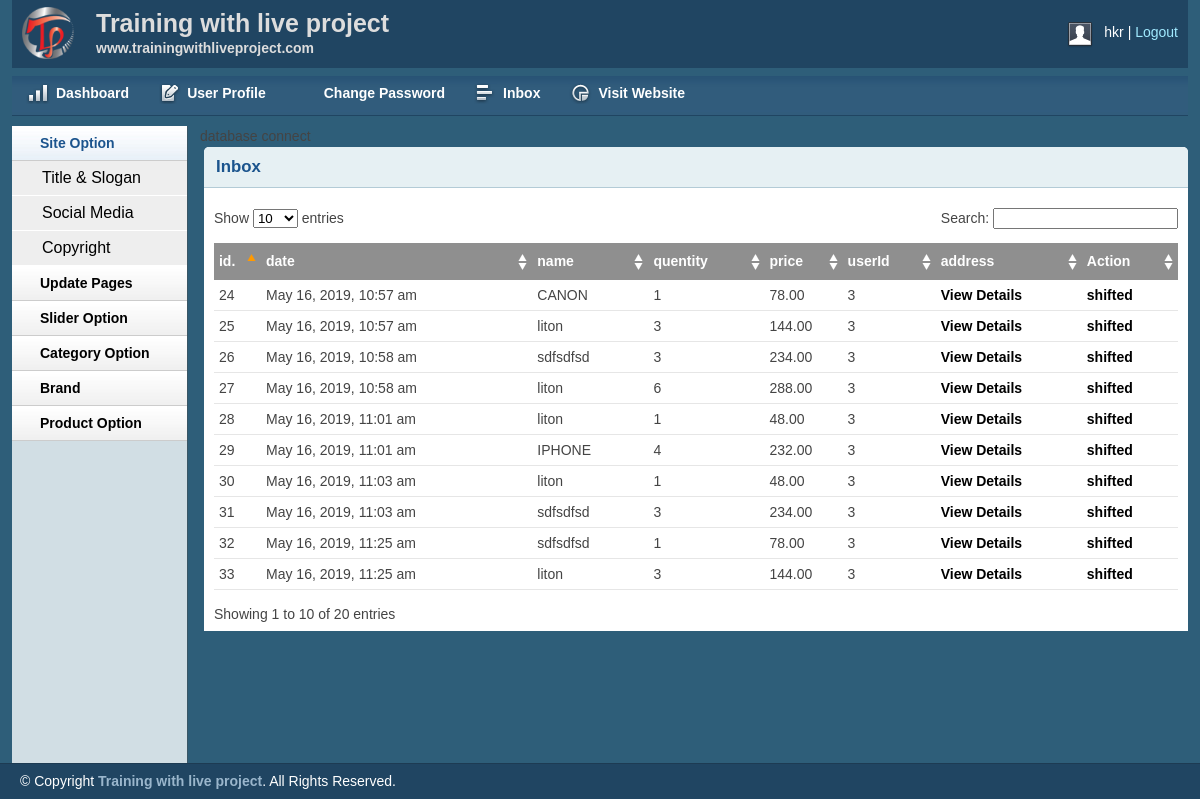
Page /admin/inbox.php (signed in) on the committed database.
### tables this page shows
CREATE TABLE `tbl_order` (
  `id` int(11) NOT NULL,
  `sId` varchar(255) NOT NULL,
  `userId` int(11) NOT NULL,
  `proId` int(11) NOT NULL,
  `proName` varchar(255) NOT NULL,
  `quentity` int(11) NOT NULL,
  `price` float(10,2) NOT NULL,
  `images` varchar(255) NOT NULL,
  `date` timestamp NOT NULL DEFAULT CURRENT_TIMESTAMP,
  `status` int(10) NOT NULL
);

### lib/Database.php (called while the page is built, shortened)
<?php
Class Database{
	public $host   = DB_HOST;
	public $user   = DB_USER;
	public $pass   = DB_PASS;
	public $dbname = DB_NAME;
	public $link;
	private function connectDB(){
	$this->link = new mysqli($this->host, $this->user, $this->pass, $this->dbname);
 }
	public function select($query){
		$result = $this->link->query($query) or die($this->link->error.__LINE__);
		if($result->num_rows > 0){
			return $result;
		} else {
			return false;
		}
	}
}

### classes/cart.php (called while the page is built, shortened)
<?php
$filePath = realpath(dirname(__FILE__));
require_once ($filePath."/../lib/Database.php");
require_once ($filePath."/../helpers/formate.php");
?>
<?php
class Cart{
    private $db;
    public function __construct(){
        $this->db = new Database();
    }
    public function adminOrderData(){
        $query = "select * from tbl_order";
        $get_query = $this->db->select($query);
        return $get_query;
    }
}
?>

### helpers/formate.php (called while the page is built, shortened)
<?php
    class formate{
        public  function formantedate($date){
            return date("F j, Y, g:i a",strtotime($date));
        }
    }
?>

### admin/inbox.php (the view, shortened to what this page needs)
<?php include 'inc/header.php';?>
<?php include 'inc/sidebar.php';?>
<?php
$filePath = realpath(dirname(__FILE__));
require_once ($filePath."/../classes/cart.php");
require_once ($filePath."/../helpers/formate.php");
$ct  = new Cart();
$fm  = new formate();
?>
        <div class="grid_10">
            <div class="box round first grid">
                <h2>Inbox</h2>
                <div class="block">
                    <table class="data display datatable" id="example">
					<thead>
						<tr>
							<th>id.</th>
							<th>date</th>
							<th>name</th>
							<th>quentity</th>
							<th>price</th>
							<th>userId</th>
							<th>address</th>
							<th>Action</th>
						</tr>
					</thead>
					<tbody>
                    <?php
                    $get_result = $ct->adminOrderData();
                    if($get_result){
                        while ($getData = $get_result->fetch_assoc()){ ?>
                            <tr class="odd gradeX">
                                <td><?php echo $getData['id'];?></td>
                                <td><?php echo $fm->formantedate($getData['date']);?></td>
                                <td><?php echo $getData['proName'];?></td>
                                <td><?php echo $getData['quentity'];?></td>
                                <td><?php echo $getData['price'];?></td>
                                <td><?php echo $getData['userId'];?></td>
                                <td><a href="customar.php?customarId=<?php echo $getData['userId']; ?>">View Details</a></td>
                                <?php
                                    if($getData['status']=='0'){?>
                                            <td><a href="?shiftedId=<?php echo $getData['id'];?>
                                            & price=<?php echo $getData['price'];?>&
                                            data=<?php echo $getData['date'];?>">shifted</a></td>
                                    <?php } else { ?>
                                        <td><a href="?shiftedId=<?php echo $getData['id'];?>
                                            & price=<?php echo $getData['price'];?>&
                                            data=<?php echo $getData['date'];?>">delete</a></td>
                                    <?php } ?>
                            </tr>
                       <?php } } ?>
					</tbody>
				</table>
               </div>
            </div>
        </div>
<?php include 'inc/footer.php';?>

### admin/css/layout.css (style rules this page uses)
body { background: #fff none repeat scroll 0 0; color: #444; font-size: 14px; padding: 0; }
a { color: #000; font-weight:bold; text-decoration: none; }
h1, h2, h3, h4, h5, h6 { line-height:1.2em; margin-bottom:.3em; }
h2 { margin-top:1em; }
.box { background:#fff; margin-bottom:20px; padding:10px 10px 10px 10px; margin-left:-8px; }
.box.grid { padding-bottom:40px; }
.box.round { -moz-border-radius: 5px 5px 0px 0px; -webkit-border-radius: 5px 5px 0px 0px; border-radius: 5px 5px 0px 0px; }
.box h2 { font-size:1.2em; font-weight:bold; color:#1B548D; background:#E6F0F3; margin:-10px -10px 0 -10px; padding:10px 12px; border-bottom:1px solid #B3CBD6; -moz-border-radius: 5px 5px 0px 0px; -webkit-border-radius: 5px 5px 0px 0px; border-radius: 5px 5px 0px 0px; }
.box.first { min-height: 406px; }
.block { padding-top:20px; }
.block { padding-bottom:1px; }
table.display { margin: 0 auto; clear: both; width: 100%; }
.sorting_asc { background: #8f8f8f url(../img/table/sort_asc.png) no-repeat center right; padding:8px 5px; text-align:left; color:#fff; }
.sorting { background:#8f8f8f url(../img/table/sort_both.png) no-repeat center right; padding:8px 5px; text-align:left; color:#fff; }
tr.odd { height: 30px; line-height: 30px; border-bottom:1px solid #e6e6e6; }
tr.even { height: 30px; line-height: 30px; border-bottom:1px solid #e6e6e6; }
tr.odd td, tr.even td { padding-left:5px; }

### rows in the picture
tbl_order: id "24", date "May 16, 2019, 10:57 am", proName "CANON", quentity "1", price "78.00", userId "3"
tbl_order: id "25", date "May 16, 2019, 10:57 am", proName "liton", quentity "3", price "144.00", userId "3"
tbl_order: id "26", date "May 16, 2019, 10:58 am", proName "sdfsdfsd", quentity "3", price "234.00", userId "3"
tbl_order: id "27", date "May 16, 2019, 10:58 am", proName "liton", quentity "6", price "288.00", userId "3"
tbl_order: id "28", date "May 16, 2019, 11:01 am", proName "liton", quentity "1", price "48.00", userId "3"
tbl_order: id "29", date "May 16, 2019, 11:01 am", proName "IPHONE", quentity "4", price "232.00", userId "3"
tbl_order: id "30", date "May 16, 2019, 11:03 am", proName "liton", quentity "1", price "48.00", userId "3"
tbl_order: id "31", date "May 16, 2019, 11:03 am", proName "sdfsdfsd", quentity "3", price "234.00", userId "3"
tbl_order: id "32", date "May 16, 2019, 11:25 am", proName "sdfsdfsd", quentity "1", price "78.00", userId "3"
tbl_order: id "33", date "May 16, 2019, 11:25 am", proName "liton", quentity "3", price "144.00", userId "3"

### other values in the picture
session::get('adminName') "hkr"
